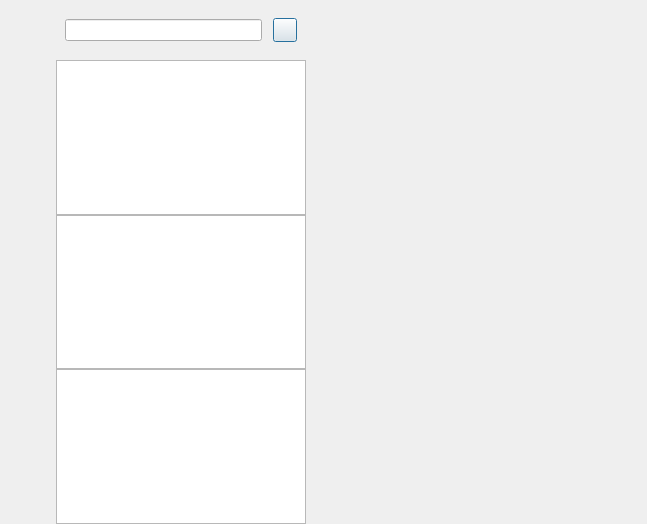
<?xml version="1.0" encoding="UTF-8"?>
<ui version="4.0">
 <class>ChatDialog</class>
 <widget class="QDialog" name="ChatDialog">
  <property name="geometry">
   <rect>
    <x>0</x>
    <y>0</y>
    <width>647</width>
    <height>524</height>
   </rect>
  </property>
  <property name="windowTitle">
   <string>Dialog</string>
  </property>
  <layout class="QHBoxLayout" name="horizontalLayout">
   <property name="spacing">
    <number>0</number>
   </property>
   <property name="leftMargin">
    <number>0</number>
   </property>
   <property name="topMargin">
    <number>0</number>
   </property>
   <property name="rightMargin">
    <number>0</number>
   </property>
   <property name="bottomMargin">
    <number>0</number>
   </property>
   <item>
    <widget class="QWidget" name="side_bar" native="true">
     <property name="sizePolicy">
      <sizepolicy hsizetype="Fixed" vsizetype="Expanding">
       <horstretch>0</horstretch>
       <verstretch>0</verstretch>
      </sizepolicy>
     </property>
     <property name="minimumSize">
      <size>
       <width>56</width>
       <height>0</height>
      </size>
     </property>
     <property name="maximumSize">
      <size>
       <width>56</width>
       <height>16777215</height>
      </size>
     </property>
     <layout class="QVBoxLayout" name="verticalLayout">
      <property name="leftMargin">
       <number>10</number>
      </property>
      <property name="topMargin">
       <number>30</number>
      </property>
      <property name="rightMargin">
       <number>0</number>
      </property>
      <property name="bottomMargin">
       <number>0</number>
      </property>
      <item>
       <widget class="QWidget" name="widget" native="true">
        <layout class="QVBoxLayout" name="verticalLayout_3">
         <property name="spacing">
          <number>30</number>
         </property>
         <property name="leftMargin">
          <number>0</number>
         </property>
         <property name="topMargin">
          <number>0</number>
         </property>
         <property name="rightMargin">
          <number>0</number>
         </property>
         <property name="bottomMargin">
          <number>0</number>
         </property>
         <item>
          <widget class="QLabel" name="side_head_lb">
           <property name="minimumSize">
            <size>
             <width>30</width>
             <height>30</height>
            </size>
           </property>
           <property name="maximumSize">
            <size>
             <width>30</width>
             <height>30</height>
            </size>
           </property>
           <property name="text">
            <string/>
           </property>
          </widget>
         </item>
         <item>
          <widget class="StateWidget" name="side_chat_lb" native="true">
           <property name="minimumSize">
            <size>
             <width>30</width>
             <height>30</height>
            </size>
           </property>
           <property name="maximumSize">
            <size>
             <width>30</width>
             <height>30</height>
            </size>
           </property>
          </widget>
         </item>
         <item>
          <widget class="StateWidget" name="side_contact_lb" native="true">
           <property name="minimumSize">
            <size>
             <width>30</width>
             <height>30</height>
            </size>
           </property>
           <property name="maximumSize">
            <size>
             <width>30</width>
             <height>30</height>
            </size>
           </property>
          </widget>
         </item>
        </layout>
       </widget>
      </item>
      <item>
       <spacer name="verticalSpacer">
        <property name="orientation">
         <enum>Qt::Vertical</enum>
        </property>
        <property name="sizeHint" stdset="0">
         <size>
          <width>20</width>
          <height>40</height>
         </size>
        </property>
       </spacer>
      </item>
     </layout>
    </widget>
   </item>
   <item>
    <widget class="QWidget" name="chat_user_wid" native="true">
     <property name="maximumSize">
      <size>
       <width>250</width>
       <height>16777215</height>
      </size>
     </property>
     <property name="focusPolicy">
      <enum>Qt::TabFocus</enum>
     </property>
     <layout class="QVBoxLayout" name="verticalLayout_2">
      <property name="spacing">
       <number>0</number>
      </property>
      <property name="leftMargin">
       <number>0</number>
      </property>
      <property name="topMargin">
       <number>0</number>
      </property>
      <property name="rightMargin">
       <number>0</number>
      </property>
      <property name="bottomMargin">
       <number>0</number>
      </property>
      <item>
       <widget class="QWidget" name="search_wid" native="true">
        <property name="minimumSize">
         <size>
          <width>0</width>
          <height>60</height>
         </size>
        </property>
        <property name="maximumSize">
         <size>
          <width>16777215</width>
          <height>60</height>
         </size>
        </property>
        <layout class="QHBoxLayout" name="horizontalLayout_2">
         <item>
          <widget class="CustomizeEdit" name="search_edit"/>
         </item>
         <item>
          <spacer name="horizontalSpacer">
           <property name="orientation">
            <enum>Qt::Horizontal</enum>
           </property>
           <property name="sizeType">
            <enum>QSizePolicy::Fixed</enum>
           </property>
           <property name="sizeHint" stdset="0">
            <size>
             <width>5</width>
             <height>20</height>
            </size>
           </property>
          </spacer>
         </item>
         <item>
          <widget class="ClickedBtn" name="add_btn">
           <property name="minimumSize">
            <size>
             <width>24</width>
             <height>24</height>
            </size>
           </property>
           <property name="maximumSize">
            <size>
             <width>24</width>
             <height>24</height>
            </size>
           </property>
           <property name="text">
            <string/>
           </property>
          </widget>
         </item>
        </layout>
       </widget>
      </item>
      <item>
       <widget class="ChatUserList" name="chat_user_list"/>
      </item>
      <item>
       <widget class="SearchList" name="search_list"/>
      </item>
      <item>
       <widget class="QListWidget" name="con_user_list"/>
      </item>
     </layout>
    </widget>
   </item>
   <item>
    <widget class="QStackedWidget" name="stackedWidget">
     <property name="currentIndex">
      <number>0</number>
     </property>
     <widget class="ChatPage" name="chat_page"/>
     <widget class="QWidget" name="friend_apply_page"/>
    </widget>
   </item>
  </layout>
 </widget>
 <customwidgets>
  <customwidget>
   <class>ClickedBtn</class>
   <extends>QPushButton</extends>
   <header location="global">clickedbtn.h</header>
  </customwidget>
  <customwidget>
   <class>CustomizeEdit</class>
   <extends>QLineEdit</extends>
   <header location="global">customizeedit.h</header>
  </customwidget>
  <customwidget>
   <class>ChatUserList</class>
   <extends>QListWidget</extends>
   <header location="global">chatuserlist.h</header>
  </customwidget>
  <customwidget>
   <class>ChatPage</class>
   <extends>QWidget</extends>
   <header location="global">chatpage.h</header>
   <container>1</container>
  </customwidget>
  <customwidget>
   <class>StateWidget</class>
   <extends>QWidget</extends>
   <header location="global">statewidget.h</header>
   <container>1</container>
  </customwidget>
  <customwidget>
   <class>SearchList</class>
   <extends>QListWidget</extends>
   <header location="global">searchlist.h</header>
  </customwidget>
 </customwidgets>
 <resources/>
 <connections/>
</ui>
